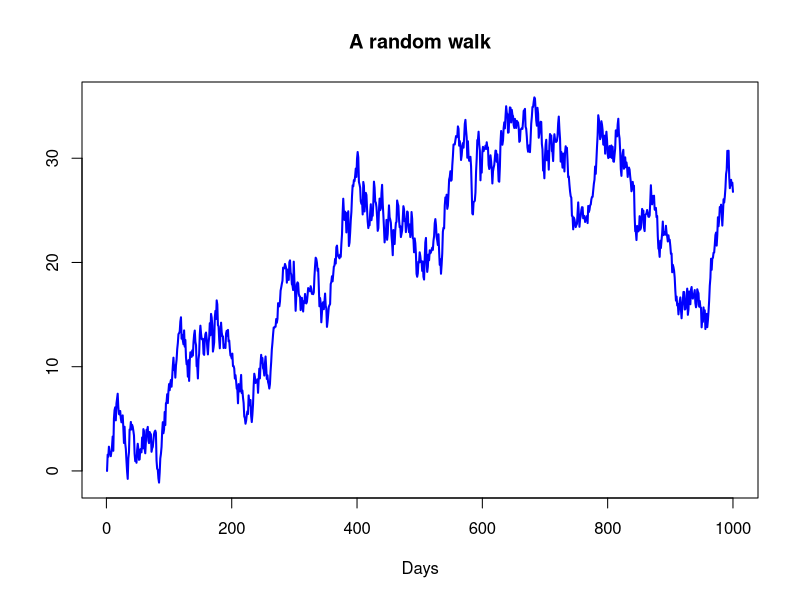
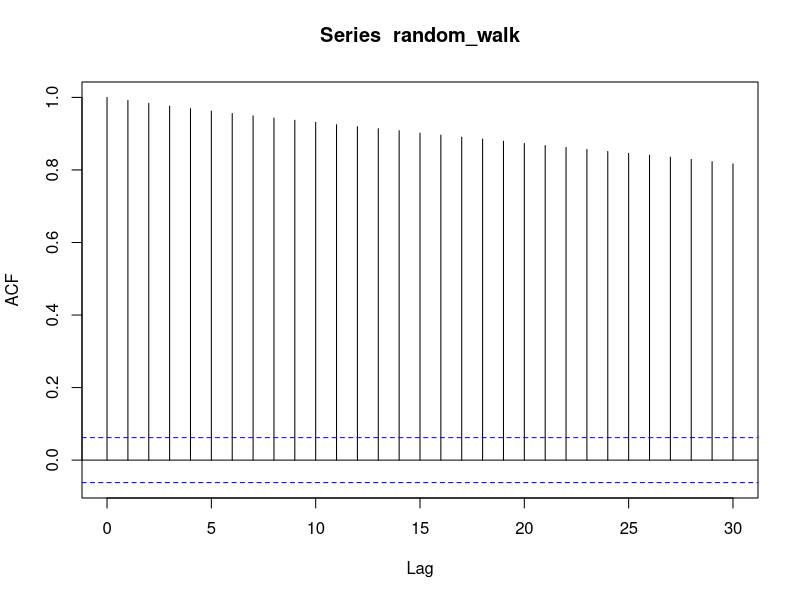
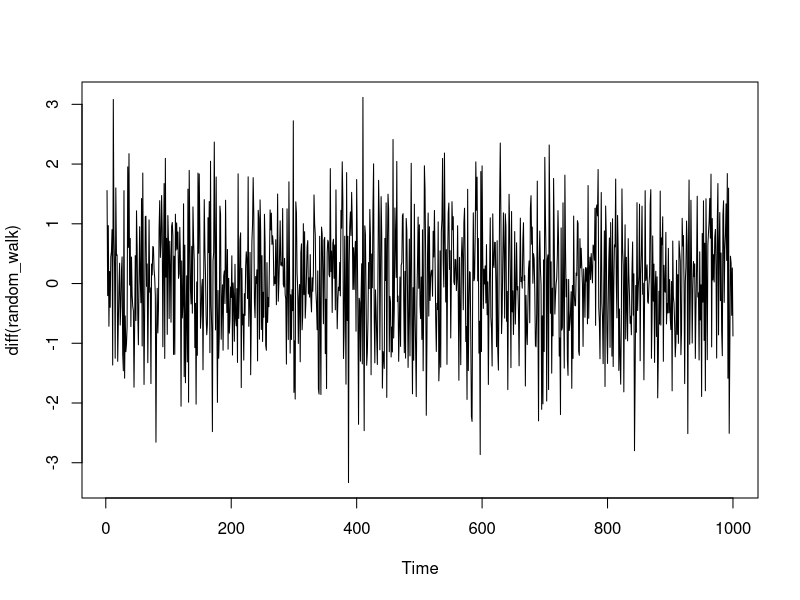
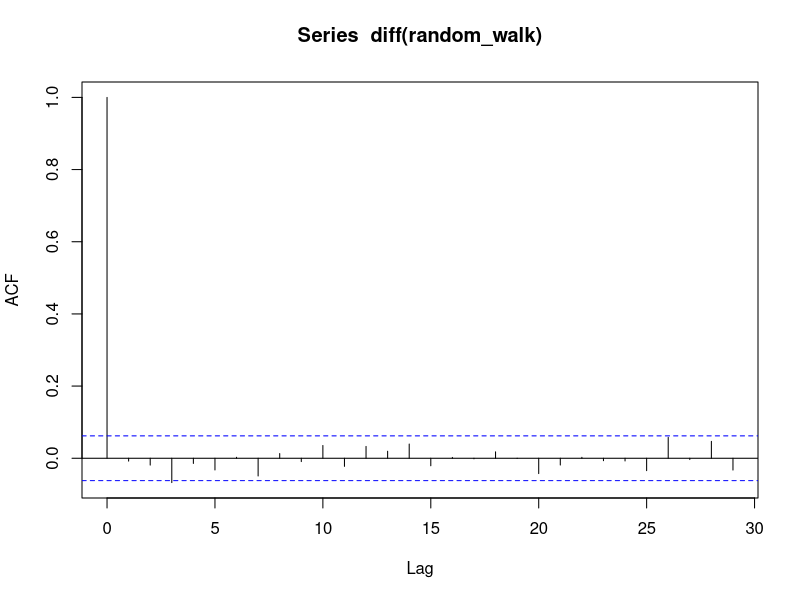
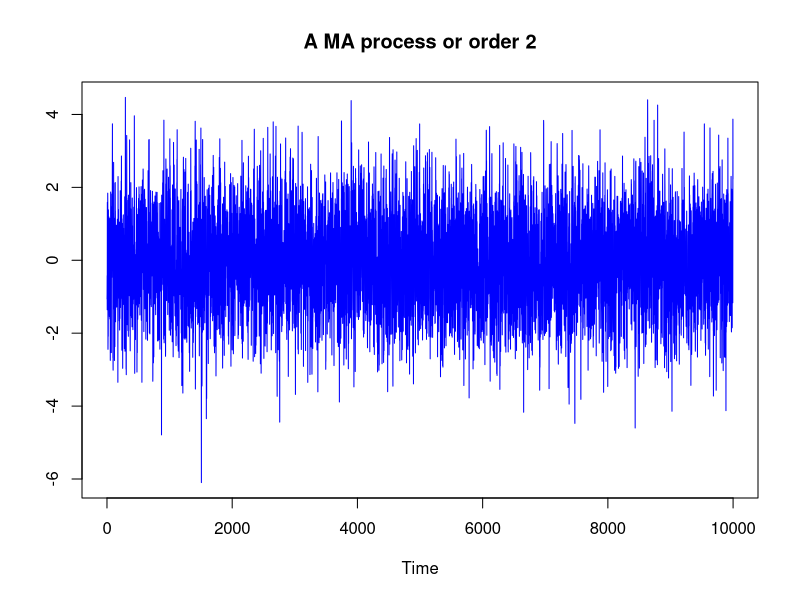
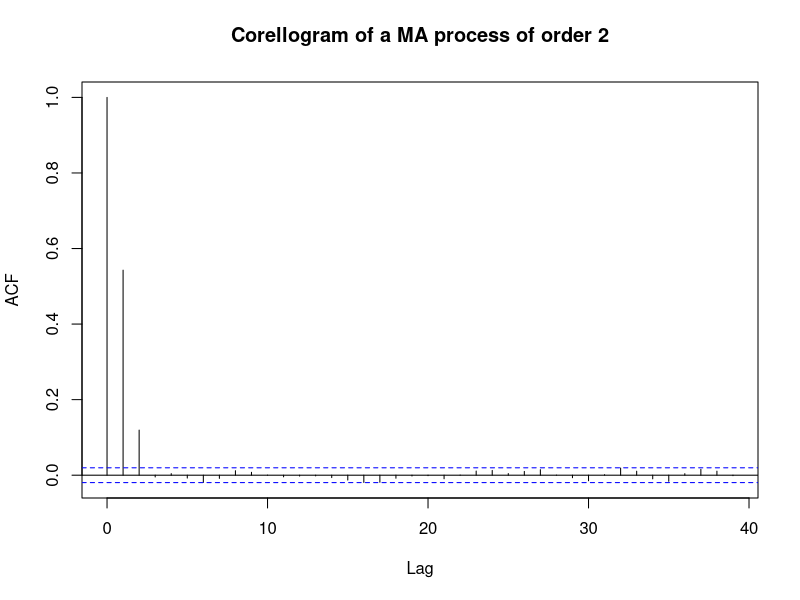

Source code (R) for these figures, in order:
## ---- chunk 1
x=NULL
x[1]=0
for(i in 2:1000){
  x[i] = x[i-1] + rnorm(1)
}
## ---- chunk 2
random_walk = ts(x)
plot(random_walk, main='A random walk', ylab='', xlab='Days', col='blue', lwd=2)
## ---- chunk 3
acf(random_walk)
## ---- chunk 4
plot(diff(random_walk))  # This will give X_2 - X_1, X_3 - X_2, etc.
## ---- chunk 5
acf(diff(random_walk))
## ---- chunk 6
# Generate noise
noise = rnorm(10000)

# Introduce a variable
ma_2 = NULL

# Loop for generating MA(2) process
for(i in 3:10000){
  ma_2[i] = noise[i] + 0.7*noise[i-1] + 0.2*noise[i-2]
}

# Shift data to left by 2 units (so we start from index 1)
moving_average_process = ma_2[3:10000]

# Put time series structure on vanilla data
moving_average_process = ts(moving_average_process)

# Partition output graphics as a multi frame of 2 rows and 1 col
par(mfrow=c(2,1))  # Basically, we're going to have multiple frames

# Plot the process and plot is ACF
dev.new(width=5, height=4)
plot(moving_average_process, main='A MA process or order 2', ylab='', col='blue')
acf(moving_average_process, main='Corellogram of a MA process of order 2')
